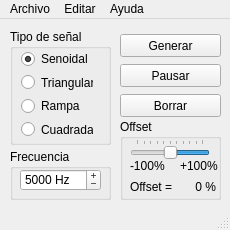
<?xml version="1.0" encoding="UTF-8"?>
<ui version="4.0">
 <class>MainWindow</class>
 <widget class="QMainWindow" name="MainWindow">
  <property name="geometry">
   <rect>
    <x>0</x>
    <y>0</y>
    <width>230</width>
    <height>230</height>
   </rect>
  </property>
  <property name="minimumSize">
   <size>
    <width>230</width>
    <height>230</height>
   </size>
  </property>
  <property name="maximumSize">
   <size>
    <width>230</width>
    <height>230</height>
   </size>
  </property>
  <property name="baseSize">
   <size>
    <width>10000</width>
    <height>10000</height>
   </size>
  </property>
  <property name="contextMenuPolicy">
   <enum>Qt::DefaultContextMenu</enum>
  </property>
  <property name="acceptDrops">
   <bool>false</bool>
  </property>
  <property name="windowTitle">
   <string>UTN - Señales</string>
  </property>
  <property name="windowIcon">
   <iconset>
    <normaloff>icono.jpg</normaloff>icono.jpg</iconset>
  </property>
  <property name="toolButtonStyle">
   <enum>Qt::ToolButtonIconOnly</enum>
  </property>
  <widget class="QWidget" name="centralwidget">
   <widget class="QGroupBox" name="groupBox">
    <property name="geometry">
     <rect>
      <x>10</x>
      <y>10</y>
      <width>101</width>
      <height>116</height>
     </rect>
    </property>
    <property name="statusTip">
     <string>Ajuste del tipo de señal</string>
    </property>
    <property name="title">
     <string>Tipo de señal</string>
    </property>
    <widget class="QWidget" name="layoutWidget">
     <property name="geometry">
      <rect>
       <x>11</x>
       <y>21</y>
       <width>72</width>
       <height>88</height>
      </rect>
     </property>
     <layout class="QVBoxLayout" name="verticalLayout">
      <item>
       <widget class="QRadioButton" name="senoidal">
        <property name="statusTip">
         <string>Ajuste del tipo de señal (senoidal)</string>
        </property>
        <property name="text">
         <string>Senoidal</string>
        </property>
        <property name="checked">
         <bool>true</bool>
        </property>
       </widget>
      </item>
      <item>
       <widget class="QRadioButton" name="triangular">
        <property name="statusTip">
         <string>Ajuste del tipo de señal (triangular)</string>
        </property>
        <property name="text">
         <string>Triangular</string>
        </property>
       </widget>
      </item>
      <item>
       <widget class="QRadioButton" name="rampa">
        <property name="statusTip">
         <string>Ajuste del tipo de señal (rampa)</string>
        </property>
        <property name="text">
         <string>Rampa</string>
        </property>
       </widget>
      </item>
      <item>
       <widget class="QRadioButton" name="cuadrada">
        <property name="statusTip">
         <string>Ajuste del tipo de señal (cuadrada)</string>
        </property>
        <property name="text">
         <string>Cuadrada</string>
        </property>
       </widget>
      </item>
     </layout>
    </widget>
   </widget>
   <widget class="QGroupBox" name="groupBox_2">
    <property name="geometry">
     <rect>
      <x>10</x>
      <y>130</y>
      <width>101</width>
      <height>51</height>
     </rect>
    </property>
    <property name="title">
     <string>Frecuencia</string>
    </property>
    <widget class="QSpinBox" name="frecuencia">
     <property name="geometry">
      <rect>
       <x>10</x>
       <y>20</y>
       <width>81</width>
       <height>22</height>
      </rect>
     </property>
     <property name="toolTip">
      <string/>
     </property>
     <property name="statusTip">
      <string>Ajuste de frecuencia de la señal</string>
     </property>
     <property name="buttonSymbols">
      <enum>QAbstractSpinBox::PlusMinus</enum>
     </property>
     <property name="accelerated">
      <bool>true</bool>
     </property>
     <property name="suffix">
      <string> Hz</string>
     </property>
     <property name="maximum">
      <number>10000</number>
     </property>
     <property name="value">
      <number>5000</number>
     </property>
    </widget>
   </widget>
   <widget class="QPushButton" name="generar">
    <property name="geometry">
     <rect>
      <x>120</x>
      <y>15</y>
      <width>101</width>
      <height>23</height>
     </rect>
    </property>
    <property name="statusTip">
     <string>Inicia la señal configurada</string>
    </property>
    <property name="text">
     <string>Generar</string>
    </property>
   </widget>
   <widget class="QPushButton" name="pausar">
    <property name="geometry">
     <rect>
      <x>120</x>
      <y>45</y>
      <width>101</width>
      <height>23</height>
     </rect>
    </property>
    <property name="statusTip">
     <string>Pausa la señal generada</string>
    </property>
    <property name="text">
     <string>Pausar</string>
    </property>
   </widget>
   <widget class="QPushButton" name="borrar">
    <property name="geometry">
     <rect>
      <x>120</x>
      <y>75</y>
      <width>101</width>
      <height>23</height>
     </rect>
    </property>
    <property name="statusTip">
     <string>Pausa y borra la señal configurada</string>
    </property>
    <property name="text">
     <string>Borrar</string>
    </property>
   </widget>
   <widget class="QGroupBox" name="groupBox_3">
    <property name="geometry">
     <rect>
      <x>120</x>
      <y>100</y>
      <width>101</width>
      <height>81</height>
     </rect>
    </property>
    <property name="title">
     <string>Offset</string>
    </property>
    <widget class="QSlider" name="offset">
     <property name="geometry">
      <rect>
       <x>10</x>
       <y>20</y>
       <width>80</width>
       <height>20</height>
      </rect>
     </property>
     <property name="toolTip">
      <string>0</string>
     </property>
     <property name="statusTip">
      <string>Ajusta el nivel de offset de la señal</string>
     </property>
     <property name="minimum">
      <number>-100</number>
     </property>
     <property name="maximum">
      <number>100</number>
     </property>
     <property name="orientation">
      <enum>Qt::Horizontal</enum>
     </property>
     <property name="invertedAppearance">
      <bool>true</bool>
     </property>
     <property name="tickPosition">
      <enum>QSlider::TicksAbove</enum>
     </property>
     <property name="tickInterval">
      <number>20</number>
     </property>
    </widget>
    <widget class="QLabel" name="label">
     <property name="geometry">
      <rect>
       <x>10</x>
       <y>40</y>
       <width>46</width>
       <height>13</height>
      </rect>
     </property>
     <property name="text">
      <string>-100%</string>
     </property>
    </widget>
    <widget class="QLabel" name="label_2">
     <property name="geometry">
      <rect>
       <x>60</x>
       <y>40</y>
       <width>46</width>
       <height>13</height>
      </rect>
     </property>
     <property name="text">
      <string>+100%</string>
     </property>
    </widget>
    <widget class="QLabel" name="label_14">
     <property name="geometry">
      <rect>
       <x>10</x>
       <y>60</y>
       <width>46</width>
       <height>16</height>
      </rect>
     </property>
     <property name="text">
      <string>Offset = </string>
     </property>
    </widget>
    <widget class="QLabel" name="lOffset">
     <property name="geometry">
      <rect>
       <x>60</x>
       <y>60</y>
       <width>36</width>
       <height>16</height>
      </rect>
     </property>
     <property name="text">
      <string>0 %</string>
     </property>
     <property name="alignment">
      <set>Qt::AlignRight|Qt::AlignTrailing|Qt::AlignVCenter</set>
     </property>
    </widget>
   </widget>
   <widget class="QGroupBox" name="groupBox_4">
    <property name="geometry">
     <rect>
      <x>270</x>
      <y>15</y>
      <width>71</width>
      <height>166</height>
     </rect>
    </property>
    <property name="title">
     <string>Amplitud</string>
    </property>
    <widget class="QSlider" name="amplitud">
     <property name="geometry">
      <rect>
       <x>10</x>
       <y>20</y>
       <width>20</width>
       <height>141</height>
      </rect>
     </property>
     <property name="toolTip">
      <string/>
     </property>
     <property name="statusTip">
      <string>Ajusta la amplitud pico-pico</string>
     </property>
     <property name="maximum">
      <number>100</number>
     </property>
     <property name="sliderPosition">
      <number>50</number>
     </property>
     <property name="orientation">
      <enum>Qt::Vertical</enum>
     </property>
     <property name="tickPosition">
      <enum>QSlider::TicksBelow</enum>
     </property>
    </widget>
    <widget class="QWidget" name="layoutWidget">
     <property name="geometry">
      <rect>
       <x>30</x>
       <y>20</y>
       <width>34</width>
       <height>145</height>
      </rect>
     </property>
     <layout class="QVBoxLayout" name="verticalLayout_2">
      <property name="spacing">
       <number>0</number>
      </property>
      <item>
       <widget class="QLabel" name="label_3">
        <property name="text">
         <string>100 %</string>
        </property>
        <property name="alignment">
         <set>Qt::AlignCenter</set>
        </property>
       </widget>
      </item>
      <item>
       <widget class="QLabel" name="label_5">
        <property name="text">
         <string>90 %</string>
        </property>
        <property name="alignment">
         <set>Qt::AlignCenter</set>
        </property>
       </widget>
      </item>
      <item>
       <widget class="QLabel" name="label_6">
        <property name="text">
         <string>80%</string>
        </property>
        <property name="alignment">
         <set>Qt::AlignCenter</set>
        </property>
       </widget>
      </item>
      <item>
       <widget class="QLabel" name="label_7">
        <property name="text">
         <string>70%</string>
        </property>
        <property name="alignment">
         <set>Qt::AlignCenter</set>
        </property>
       </widget>
      </item>
      <item>
       <widget class="QLabel" name="label_8">
        <property name="text">
         <string>60%</string>
        </property>
        <property name="alignment">
         <set>Qt::AlignCenter</set>
        </property>
       </widget>
      </item>
      <item>
       <widget class="QLabel" name="label_9">
        <property name="text">
         <string>50%</string>
        </property>
        <property name="alignment">
         <set>Qt::AlignCenter</set>
        </property>
       </widget>
      </item>
      <item>
       <widget class="QLabel" name="label_10">
        <property name="text">
         <string>40%</string>
        </property>
        <property name="alignment">
         <set>Qt::AlignCenter</set>
        </property>
       </widget>
      </item>
      <item>
       <widget class="QLabel" name="label_11">
        <property name="text">
         <string>30%</string>
        </property>
        <property name="alignment">
         <set>Qt::AlignCenter</set>
        </property>
       </widget>
      </item>
      <item>
       <widget class="QLabel" name="label_12">
        <property name="text">
         <string>20%</string>
        </property>
        <property name="alignment">
         <set>Qt::AlignCenter</set>
        </property>
       </widget>
      </item>
      <item>
       <widget class="QLabel" name="label_13">
        <property name="text">
         <string>10%</string>
        </property>
        <property name="alignment">
         <set>Qt::AlignCenter</set>
        </property>
       </widget>
      </item>
      <item>
       <widget class="QLabel" name="label_4">
        <property name="text">
         <string>0%</string>
        </property>
        <property name="alignment">
         <set>Qt::AlignCenter</set>
        </property>
       </widget>
      </item>
     </layout>
    </widget>
   </widget>
  </widget>
  <widget class="QMenuBar" name="menubar">
   <property name="geometry">
    <rect>
     <x>0</x>
     <y>0</y>
     <width>230</width>
     <height>21</height>
    </rect>
   </property>
   <widget class="QMenu" name="menuArchivo">
    <property name="title">
     <string>Archivo</string>
    </property>
    <addaction name="actionSalir"/>
   </widget>
   <widget class="QMenu" name="menuEditar">
    <property name="enabled">
     <bool>true</bool>
    </property>
    <property name="tearOffEnabled">
     <bool>false</bool>
    </property>
    <property name="title">
     <string>Editar</string>
    </property>
    <addaction name="actionConfiguracion"/>
   </widget>
   <widget class="QMenu" name="menuAyuda">
    <property name="title">
     <string>Ayuda</string>
    </property>
    <addaction name="actionAcerca_de"/>
   </widget>
   <addaction name="menuArchivo"/>
   <addaction name="menuEditar"/>
   <addaction name="menuAyuda"/>
  </widget>
  <widget class="QStatusBar" name="statusbar"/>
  <action name="actionSalir">
   <property name="text">
    <string>Salir</string>
   </property>
   <property name="statusTip">
    <string>Salir de la aplicación</string>
   </property>
   <property name="shortcut">
    <string>Ctrl+Q</string>
   </property>
  </action>
  <action name="actionConfiguracion">
   <property name="enabled">
    <bool>true</bool>
   </property>
   <property name="text">
    <string>Configuracion</string>
   </property>
   <property name="statusTip">
    <string>Configuración del generador</string>
   </property>
   <property name="iconVisibleInMenu">
    <bool>true</bool>
   </property>
  </action>
  <action name="actionAcerca_de">
   <property name="text">
    <string>Acerca de...</string>
   </property>
  </action>
 </widget>
 <tabstops>
  <tabstop>senoidal</tabstop>
  <tabstop>triangular</tabstop>
  <tabstop>rampa</tabstop>
  <tabstop>cuadrada</tabstop>
  <tabstop>frecuencia</tabstop>
  <tabstop>offset</tabstop>
  <tabstop>amplitud</tabstop>
  <tabstop>generar</tabstop>
  <tabstop>pausar</tabstop>
  <tabstop>borrar</tabstop>
 </tabstops>
 <resources/>
 <connections/>
</ui>
